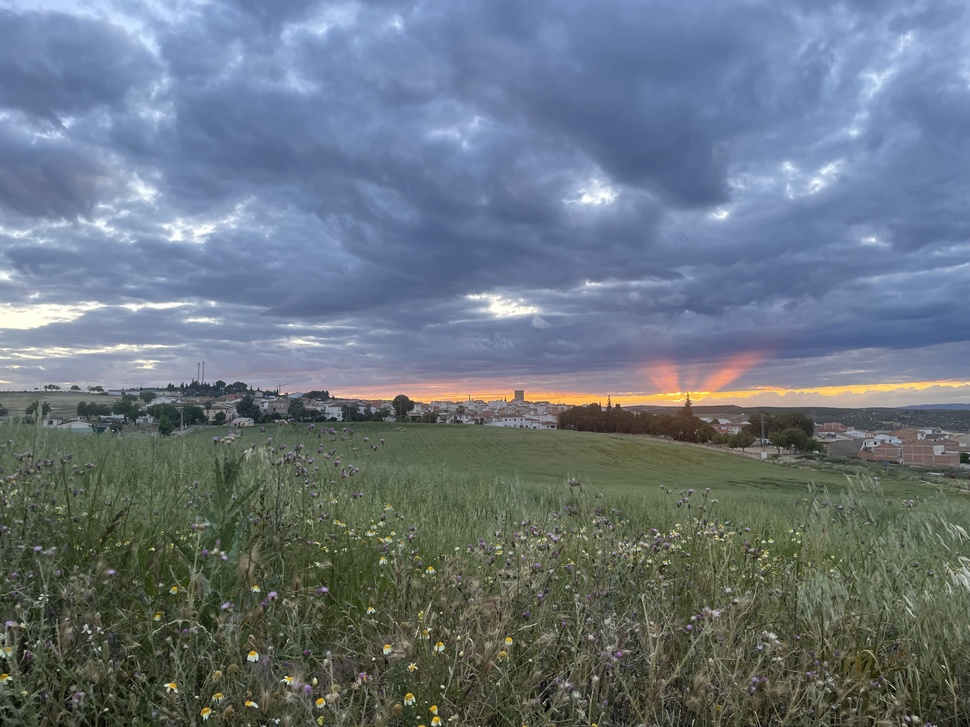
#> input picture ejercicioscapitulo7/imagen.jpg, 970 x 727 px, shrunk from 4032 x 3024 before the run
$ python histogramagris.py
#> lines starting #> are read from the running program, lines starting #| are printed output that depends on the picture
#histogramagris.py
import cv2
import matplotlib.pyplot as plt
img = cv2.imread('imagen.jpg')
#> img is the input picture: shape (727, 970, 3); mean B, G, R 127.4, 117, 105.8
gris = cv2.cvtColor(img, cv2.COLOR_BGR2GRAY)
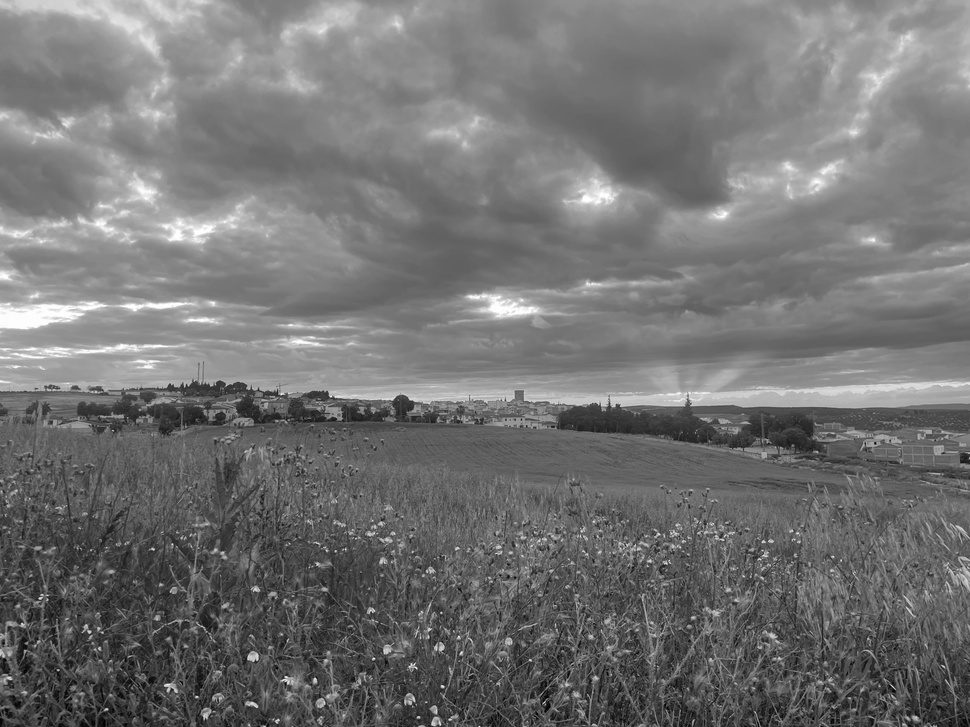
#> gris: shape (727, 970); min 0, max 255, mean 114.9
#  Calcular el histograma
hist = cv2.calcHist([gris], [0], None, [256], [0, 256])
#> hist = 256 values, max 9288 at index 114, min 1 at index 0, mean 2754.6
fig, (ax1, ax2) = plt.subplots(1, 2, figsize=(12, 5))
ax1.imshow(gris, cmap='gray')
ax1.set_title('Imagen en Grises')
ax1.axis('off')
ax2.plot(hist, color='black')
ax2.set_title('Histograma de Intensidad')
ax2.set_xlim([0, 256])
ax2.grid(True)
plt.tight_layout()
plt.show()
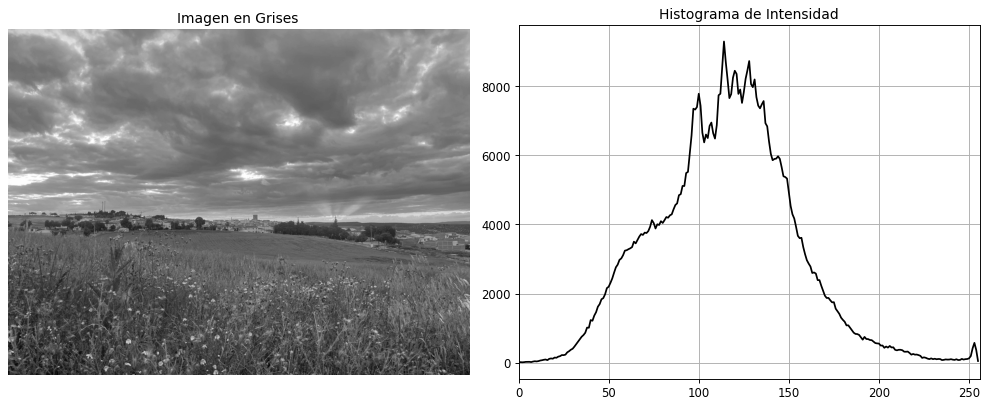
#> figure drawn by matplotlib, 2 panels; panel 2: curve peaks at x = 114, y = 9288
